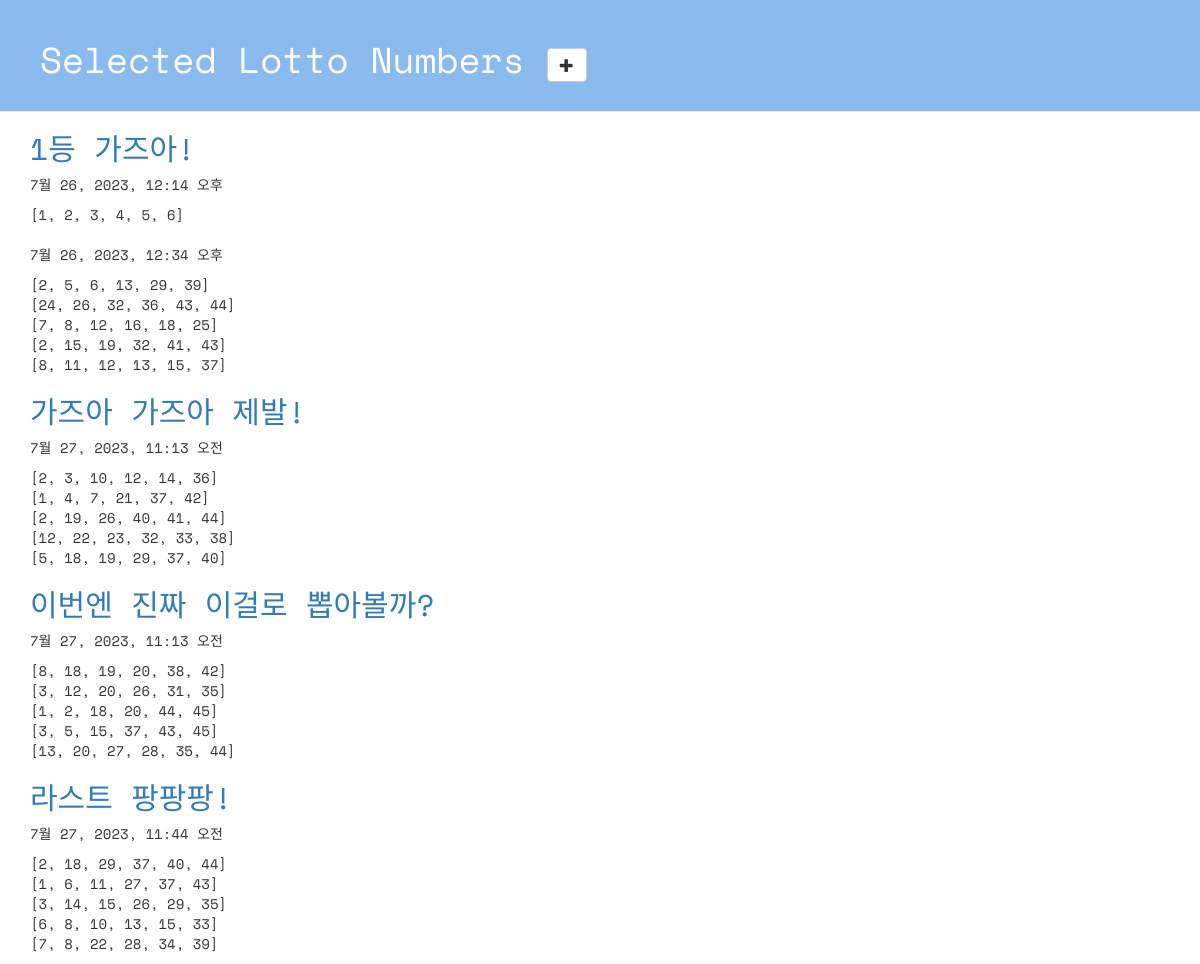
Page /lotto/ on the committed database.
### lotto/models.py (models this page shows, shortened)
class GuessNumbers(models.Model):
    name = models.CharField(max_length=24)  # 로또 번호 리스트의 이름
    text = models.CharField(max_length=255)  # 로또 번호 리스트에 대한 설명
    lottos = models.CharField(max_length=255, default='[1, 2, 3, 4, 5, 6]')  # 로또 번호들이 담길 str
    num_lotto = models.IntegerField(default=5)  # 6개 번호 set의 개수
    update_date = models.DateTimeField()

### lotto/views.py (the view)
# urls.py: path('lotto/', views.index, name='index'), # http://127.0.0.1:8000/lotto/
def index(request):
    lottos = GuessNumbers.objects.all()
    return render(request, 'lotto/default.html', {'lottos':lottos})

### lotto/templates/lotto/default.html (shortened to what this page needs)
<!DOCTYPE html>
{% load static %}
<html lang="ko">
    <head>
        <link rel="stylesheet" href="//maxcdn.bootstrapcdn.com/bootstrap/3.2.0/css/bootstrap.min.css">
        <link rel="stylesheet" href="//maxcdn.bootstrapcdn.com/bootstrap/3.2.0/css/bootstrap--theme.min.css">
        <link rel="stylesheet" href="{% static 'css/lotto.css' %}">
    </head>
    <body>
        <div class="page-header">
            <h1>
                Selected Lotto Numbers
                    <a href="{% url 'new_lotto' %}">
                      <span class="glyphicon glyphicon-plus btn btn-default"></span>
                    </a>
            </h1>
        </div>
        <div class="container lotto">
            {% for lotto in lottos %}
            <h2><a href="{% url 'detail' lottokey=lotto.pk %}">{{ lotto.text }}</a> </h2>
            <p> {{ lotto.update_date }} </p>
            <p> {{ lotto.lottos | linebreaksbr }} </p>
            {% endfor %}
        </div>
    </body>
</html>

### lotto/static/css/lotto.css (style rules this page uses)
.page-header { background-color: #8bbaef; margin: auto; margin-top: 0; padding: 20px 20px 20px 40px; font-family: 'Space Mono', monospace; }
.page-header h1 { color: #ffffff; }
.container { font-family: 'Space Mono', monospace; }
.container h2 { color: #001f67; }

### rows in the picture
GuessNumbers: text "1등 가즈아!", update_date "7월 26, 2023, 12:14 오후", lottos "[1, 2, 3, 4, 5, 6]"
GuessNumbers: update_date "7월 26, 2023, 12:34 오후", lottos "[2, 5, 6, 13, 29, 39] [24, 26, 32, 36, 43, 44] [7, 8, 12, 16, 18, 25] [2, 15, 19, 32, 41, 43] [8, 11, 12, 13, 15, 37]"
GuessNumbers: text "가즈아 가즈아 제발!", update_date "7월 27, 2023, 11:13 오전", lottos "[2, 3, 10, 12, 14, 36] [1, 4, 7, 21, 37, 42] [2, 19, 26, 40, 41, 44] [12, 22, 23, 32, 33, 38] [5, 18, 19, 29, 37, 40]"
GuessNumbers: text "이번엔 진짜 이걸로 뽑아볼까?", update_date "7월 27, 2023, 11:13 오전", lottos "[8, 18, 19, 20, 38, 42] [3, 12, 20, 26, 31, 35] [1, 2, 18, 20, 44, 45] [3, 5, 15, 37, 43, 45] [13, 20, 27, 28, 35, 44]"
GuessNumbers: text "라스트 팡팡팡!", update_date "7월 27, 2023, 11:44 오전", lottos "[2, 18, 29, 37, 40, 44] [1, 6, 11, 27, 37, 43] [3, 14, 15, 26, 29, 35] [6, 8, 10, 13, 15, 33] [7, 8, 22, 28, 34, 39]"
